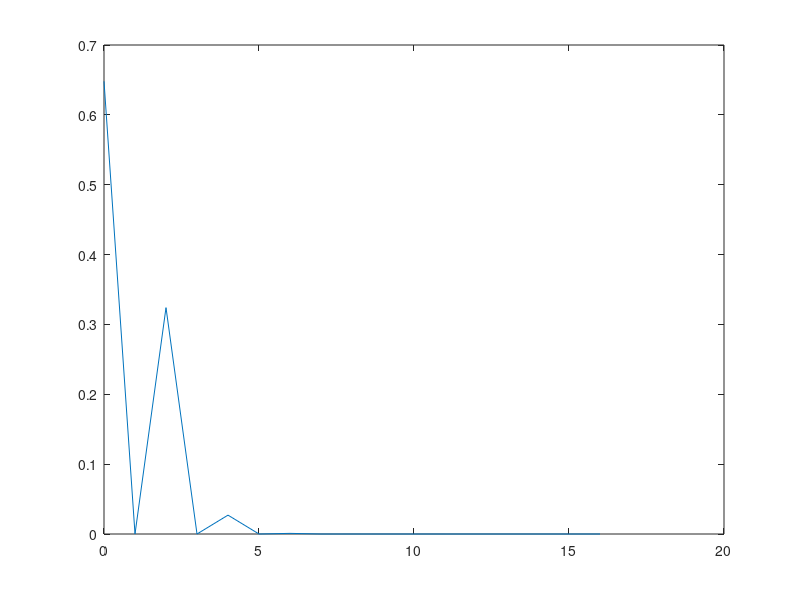

This chart was generated by the following MATLAB code:
tic;
clc;
clear;

% Probability distribution of n photons in cat state

alpha = 1;
    
number_photons = 0:1:16;

 % Probability
for i= 1:17; 

    
 % Normalization
 N = (2+2*exp(-2*alpha^2));
 
 P(i)= ((2/(N*factorial(i-1)))*(exp(-alpha^2)*(alpha^2)^(i-1)+exp(-alpha^2)*(-alpha^2)^(i-1)));
 
 
end

  plot(number_photons,P);       
                